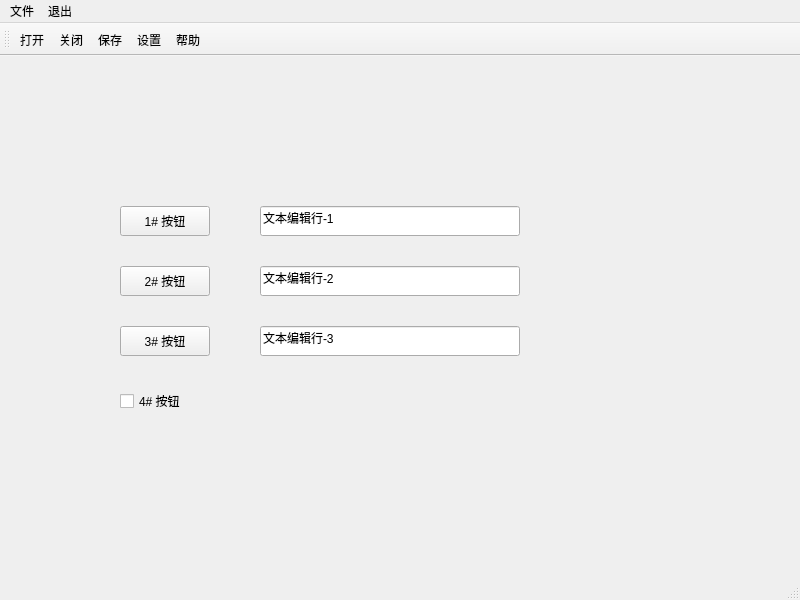
<?xml version="1.0" encoding="UTF-8"?>
<ui version="4.0">
 <class>MainWindow</class>
 <widget class="QMainWindow" name="MainWindow">
  <property name="geometry">
   <rect>
    <x>0</x>
    <y>0</y>
    <width>800</width>
    <height>600</height>
   </rect>
  </property>
  <property name="windowTitle">
   <string>铁路货车故障识别系统</string>
  </property>
  <property name="windowIcon">
   <iconset>
    <normaloff>../logo.png</normaloff>../logo.png</iconset>
  </property>
  <widget class="QWidget" name="centralwidget">
   <widget class="QPushButton" name="pushButton">
    <property name="geometry">
     <rect>
      <x>120</x>
      <y>150</y>
      <width>90</width>
      <height>30</height>
     </rect>
    </property>
    <property name="text">
     <string>1# 按钮</string>
    </property>
   </widget>
   <widget class="QLineEdit" name="lineEdit">
    <property name="geometry">
     <rect>
      <x>260</x>
      <y>150</y>
      <width>260</width>
      <height>30</height>
     </rect>
    </property>
    <property name="text">
     <string>文本编辑行-1</string>
    </property>
   </widget>
   <widget class="QPushButton" name="pushButton_2">
    <property name="geometry">
     <rect>
      <x>120</x>
      <y>210</y>
      <width>90</width>
      <height>30</height>
     </rect>
    </property>
    <property name="text">
     <string>2# 按钮</string>
    </property>
   </widget>
   <widget class="QLineEdit" name="lineEdit_2">
    <property name="geometry">
     <rect>
      <x>260</x>
      <y>210</y>
      <width>260</width>
      <height>30</height>
     </rect>
    </property>
    <property name="text">
     <string>文本编辑行-2</string>
    </property>
   </widget>
   <widget class="QLineEdit" name="lineEdit_3">
    <property name="geometry">
     <rect>
      <x>260</x>
      <y>270</y>
      <width>260</width>
      <height>30</height>
     </rect>
    </property>
    <property name="text">
     <string>文本编辑行-3</string>
    </property>
   </widget>
   <widget class="QPushButton" name="pushButton_3">
    <property name="geometry">
     <rect>
      <x>120</x>
      <y>270</y>
      <width>90</width>
      <height>30</height>
     </rect>
    </property>
    <property name="text">
     <string>3# 按钮</string>
    </property>
   </widget>
   <widget class="QCheckBox" name="checkBox_4">
    <property name="geometry">
     <rect>
      <x>120</x>
      <y>330</y>
      <width>90</width>
      <height>30</height>
     </rect>
    </property>
    <property name="text">
     <string>4# 按钮</string>
    </property>
   </widget>
  </widget>
  <widget class="QMenuBar" name="menubar">
   <property name="geometry">
    <rect>
     <x>0</x>
     <y>0</y>
     <width>800</width>
     <height>22</height>
    </rect>
   </property>
   <widget class="QMenu" name="menu">
    <property name="title">
     <string>文件</string>
    </property>
    <addaction name="actionOpen"/>
    <addaction name="actionSave"/>
    <addaction name="actionClose"/>
   </widget>
   <widget class="QMenu" name="menu_2">
    <property name="title">
     <string>退出</string>
    </property>
    <addaction name="actionQuit"/>
   </widget>
   <addaction name="menu"/>
   <addaction name="menu_2"/>
  </widget>
  <widget class="QStatusBar" name="statusbar"/>
  <widget class="QToolBar" name="toolBar">
   <property name="windowTitle">
    <string>toolBar</string>
   </property>
   <attribute name="toolBarArea">
    <enum>TopToolBarArea</enum>
   </attribute>
   <attribute name="toolBarBreak">
    <bool>false</bool>
   </attribute>
   <addaction name="actionOpen"/>
   <addaction name="actionClose"/>
   <addaction name="actionSave"/>
   <addaction name="actionSetup"/>
   <addaction name="actionHelp"/>
  </widget>
  <action name="actionOpen">
   <property name="text">
    <string>打开</string>
   </property>
  </action>
  <action name="actionSave">
   <property name="text">
    <string>保存</string>
   </property>
  </action>
  <action name="actionClose">
   <property name="text">
    <string>关闭</string>
   </property>
  </action>
  <action name="actionQuit">
   <property name="text">
    <string>退出</string>
   </property>
  </action>
  <action name="actionSetup">
   <property name="text">
    <string>设置</string>
   </property>
  </action>
  <action name="actionHelp">
   <property name="text">
    <string>帮助</string>
   </property>
  </action>
 </widget>
 <resources/>
 <connections>
  <connection>
   <sender>pushButton</sender>
   <signal>clicked()</signal>
   <receiver>lineEdit</receiver>
   <slot>clear()</slot>
   <hints>
    <hint type="sourcelabel">
     <x>192</x>
     <y>223</y>
    </hint>
    <hint type="destinationlabel">
     <x>265</x>
     <y>223</y>
    </hint>
   </hints>
  </connection>
  <connection>
   <sender>pushButton_2</sender>
   <signal>clicked()</signal>
   <receiver>MainWindow</receiver>
   <slot>click_pushButton_2()</slot>
   <hints>
    <hint type="sourcelabel">
     <x>174</x>
     <y>283</y>
    </hint>
    <hint type="destinationlabel">
     <x>85</x>
     <y>252</y>
    </hint>
   </hints>
  </connection>
  <connection>
   <sender>pushButton_3</sender>
   <signal>clicked()</signal>
   <receiver>MainWindow</receiver>
   <slot>click_pushButton_3()</slot>
   <hints>
    <hint type="sourcelabel">
     <x>150</x>
     <y>343</y>
    </hint>
    <hint type="destinationlabel">
     <x>84</x>
     <y>301</y>
    </hint>
   </hints>
  </connection>
  <connection>
   <sender>checkBox_4</sender>
   <signal>clicked(bool)</signal>
   <receiver>checkBox_4</receiver>
   <slot>setChecked(bool)</slot>
   <hints>
    <hint type="sourcelabel">
     <x>145</x>
     <y>403</y>
    </hint>
    <hint type="destinationlabel">
     <x>172</x>
     <y>403</y>
    </hint>
   </hints>
  </connection>
  <connection>
   <sender>actionQuit</sender>
   <signal>triggered()</signal>
   <receiver>MainWindow</receiver>
   <slot>close()</slot>
   <hints>
    <hint type="sourcelabel">
     <x>-1</x>
     <y>-1</y>
    </hint>
    <hint type="destinationlabel">
     <x>399</x>
     <y>299</y>
    </hint>
   </hints>
  </connection>
  <connection>
   <sender>actionHelp</sender>
   <signal>triggered()</signal>
   <receiver>MainWindow</receiver>
   <slot>trigger_actHelp()</slot>
   <hints>
    <hint type="sourcelabel">
     <x>-1</x>
     <y>-1</y>
    </hint>
    <hint type="destinationlabel">
     <x>399</x>
     <y>299</y>
    </hint>
   </hints>
  </connection>
 </connections>
 <slots>
  <slot>click_pushButton_2()</slot>
  <slot>click_pushButton_3()</slot>
  <slot>trigger_actHelp()</slot>
 </slots>
</ui>
